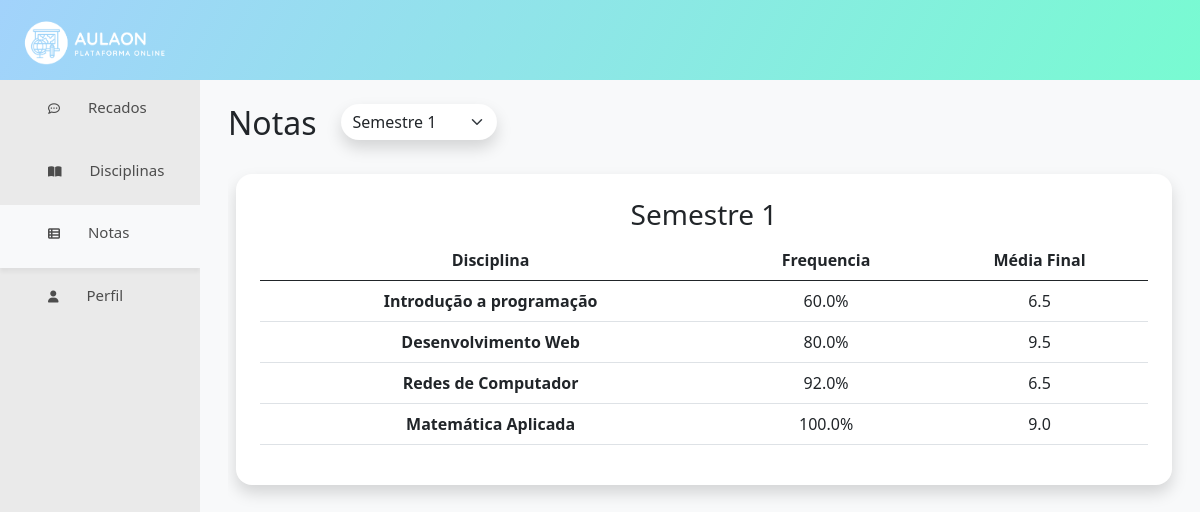
Screenshot of /notas (signed in) with the database file from the repository.
### flask_app.py (models this page shows)
class Disciplina(db.Model):
    id = db.Column(db.Integer, primary_key=True)
    nome = db.Column(db.String(255))
    professor = db.Column(db.String(255))
    dia_aula = db.Column(db.Integer)
    semestre = db.Column(db.Integer)
    n_aulas = db.Column(db.Integer)
    presencas = db.relationship('Presenca', backref="disciplina", lazy=True)
    notas = db.relationship('Nota', backref="disciplina", lazy=True)

class Presenca(db.Model):
    id = db.Column(db.Integer, primary_key=True)
    valor = db.Column(db.Integer)
    id_aluno = db.Column(db.Integer, db.ForeignKey('aluno.id'))
    id_disciplina = db.Column(db.Integer, db.ForeignKey('disciplina.id'))

class Nota(db.Model):
    id = db.Column(db.Integer, primary_key=True)
    valor = db.Column(db.Float)
    id_aluno = db.Column(db.Integer, db.ForeignKey('aluno.id'))
    id_disciplina = db.Column(db.Integer, db.ForeignKey('disciplina.id'))

### flask_app.py (the view)
@app.route("/notas", methods=["GET", "POST"])
def notas():
    if not current_user.is_authenticated:
        return redirect(url_for('login'))
    disciplinas = []
    for i in current_user.presencas:
        disciplinas += [Disciplina.query.filter_by(id=i.id_disciplina).first()]
    n_semestres = Curso.query.filter_by(id=current_user.id_curso).first().n_semestre
    if request.method == "POST":
        semestre = request.form["selector"]
        print(semestre)
        return render_template("notaspage.html", notas=current_user.notas, presencas=current_user.presencas, disciplinas=disciplinas, len=len(disciplinas), n_semestres=n_semestres, semestre=int(semestre))
    return render_template("notaspage.html", notas=current_user.notas, presencas=current_user.presencas, disciplinas=disciplinas, len=len(disciplinas), n_semestres=n_semestres, semestre=1)

### flask_app.py (called while the page is built)
@login_manager.user_loader
def load_user(user_email):
    return Aluno.query.filter_by(email=user_email).first()

### templates/notaspage.html (shortened to what this page needs)
<!DOCTYPE html>
<html lang="pt-br">
<head>
    <link href="https://cdn.jsdelivr.net/npm/bootstrap@5.0.2/dist/css/bootstrap.min.css" rel="stylesheet">
    <link rel="stylesheet" type="text/css" href="{{ url_for('static', filename='style.css') }}" media="screen" />
</head>
<body class="vh-100">
<div class="bg-degrade p-3 d-flex flex-row" style="height: 10%;">
    <img src="{{ url_for('static', filename='_img/logo_white2.png') }}" height=55>
</div>
<div class="row m-0"  style="height: 90%;">
    <div class="col-2 bg-light-2 p-0">
        <div class="drawer-item">
            <a class="drawer-item-text" href="{{ url_for('main') }}">
                <div class="pt-3 pb-2">
                <p class="ms-5"><i class="me-4 fa-regular fa-comment-dots"></i> Recados</p>
                </div>
            </a>
        </div>
        <div class="drawer-item">
            <a class="drawer-item-text" href="{{ url_for('disciplinas') }}">
                <div class="pt-3 pb-2">
                <p class="ms-5"><i class="me-4 fa-solid fa-book-open"></i> Disciplinas </p>
                </div>
            </a>
        </div>
        <div class="drawer-item selected-item">
            <a class="drawer-item-text">
                <div class="pt-3 pb-2">
                <p class="ms-5"><i class="me-4 fa-solid fa-table-list"></i> Notas </p>
                </div>
            </a>
        </div>
        <div class="drawer-item">
            <a class="drawer-item-text" href="{{ url_for('perfil') }}">
                <div class="pt-3 pb-2">
                <p class="ms-5"><i class="me-4 fa-solid fa-user"></i> Perfil </p>
                </div>
            </a>
        </div>
    </div>
    <div class="col bg-light">
        <div class="ms-3 mt-4">
            <div class="d-flex flex-row">
                <h2 class=""> Notas </h2>
                <div>
                    <form method="POST" id="form">
                        <select name="selector" id="selector" class="ms-4 form-select rounded-pill shadow border border-0" aria-label="Default select example">
                            {% for i in range(n_semestres) %}
                            {% if i+1 == semestre %}
                            <option value="{{i+1}}" selected>Semestre {{i+1}}</option>
                            {% else %}
                            <option value="{{i+1}}">Semestre {{i+1}}</option>
                            {% endif %}
                            {% endfor %}
                        </select>
                    </form>
                </div>
            </div>
            <div class="mt-2 pe-2 recados-content">
                <div class=" row g-3 p-3">
                    <div class="rounded-5 bg-body p-4 shadow text-center">
                        <h3>Semestre {{semestre}}</h3>
                        <table class="table">
                            <thead>
                                <th scope="col">Disciplina</th>
                                <th scope="col">Frequencia</th>
                                <th scope="col">Média Final</th>
                            </thead>
                            <tbody>
                                {% for row in range(len) %}
                                {% if disciplinas[row].semestre == semestre %}
                                <tr>
                                    <th scope="row">{{ disciplinas[row].nome }}</th>
                                    <td>{{ (presencas[row].valor/disciplinas[row].n_aulas)*100 }}%</td>
                                    <td>{{ notas[row].valor }}</td>
                                </tr>
                                {% endif %}
                                {% endfor %}
                                </tbody>
                          </table>
                    </div>
                </div>
            </div>
    </div>
</div>
</body>
</html>

### static/style.css (style rules this page uses)
.bg-degrade { background: linear-gradient(117.69deg, rgba(3, 101, 154, 0.35) -8.94%, rgba(0, 117, 255, 0.35) -8.93%, rgba(18, 255, 170, 0.59) 110.7%); }
.bg-light-2 { background-color: #EAEAEA; }
.rounded-5 { border-radius: 1rem; }
.selected-item { background-color: #f8f9fa; box-shadow: 0px 4px 4px rgba(0, 0, 0, 0.05); }
.drawer-item { transition: 0.2s; }
.drawer-item a { color: #4d4d4d; }
.drawer-item-text { text-decoration: none; font-style: normal; font-weight: 400; font-size: 1.25vw; }
.drawer-item-text i { font-size: 1vw; }
.recados-content { height: 75vh; overflow-y: scroll; }

### rows the page displays
Disciplina: nome "Introdução a programação"
Presenca: (presencas[row].valor/disciplinas[row].n_aulas)*100 "60.0"
Nota: valor "6.5"
Disciplina: nome "Desenvolvimento Web"
Presenca: (presencas[row].valor/disciplinas[row].n_aulas)*100 "80.0"
Nota: valor "9.5"
Disciplina: nome "Redes de Computador"
Presenca: (presencas[row].valor/disciplinas[row].n_aulas)*100 "92.0"
Nota: valor "6.5"
Disciplina: nome "Matemática Aplicada"
Presenca: (presencas[row].valor/disciplinas[row].n_aulas)*100 "100.0"
Nota: valor "9.0"

### other values shown
{{ semestre }} "1"
